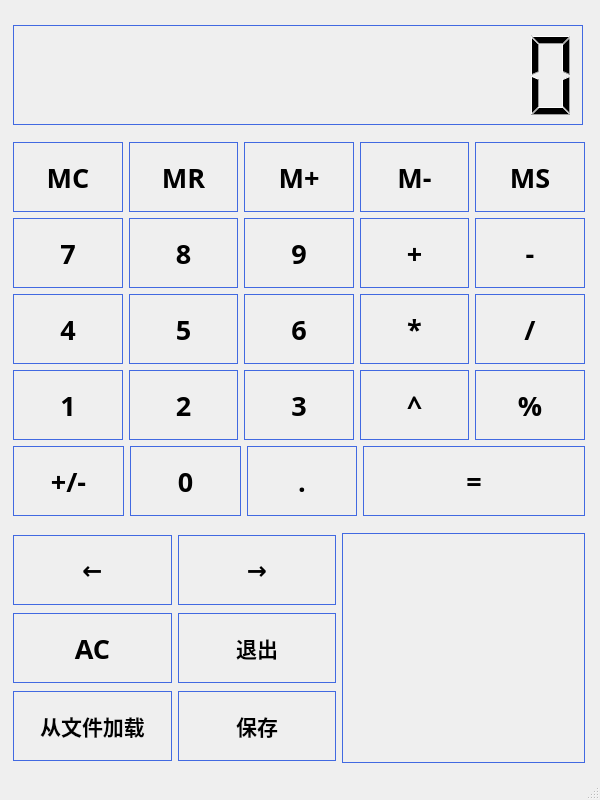
<?xml version="1.0" encoding="UTF-8"?>
<ui version="4.0">
 <class>MainWindow</class>
 <widget class="QMainWindow" name="MainWindow">
  <property name="geometry">
   <rect>
    <x>0</x>
    <y>0</y>
    <width>600</width>
    <height>800</height>
   </rect>
  </property>
  <property name="minimumSize">
   <size>
    <width>600</width>
    <height>800</height>
   </size>
  </property>
  <property name="maximumSize">
   <size>
    <width>600</width>
    <height>800</height>
   </size>
  </property>
  <property name="windowTitle">
   <string>MainWindow</string>
  </property>
  <property name="styleSheet">
   <string notr="true"/>
  </property>
  <widget class="QWidget" name="centralwidget">
   <widget class="QWidget" name="layoutWidget">
    <property name="geometry">
     <rect>
      <x>13</x>
      <y>14</y>
      <width>572</width>
      <height>761</height>
     </rect>
    </property>
    <layout class="QVBoxLayout" name="verticalLayout_2">
     <item>
      <widget class="QLCDNumber" name="lcd_display">
       <property name="minimumSize">
        <size>
         <width>570</width>
         <height>100</height>
        </size>
       </property>
       <property name="maximumSize">
        <size>
         <width>570</width>
         <height>100</height>
        </size>
       </property>
       <property name="styleSheet">
        <string notr="true">border-width: 1px;border-style: solid;border-color: rgb(65,105,225);</string>
       </property>
       <property name="digitCount">
        <number>12</number>
       </property>
       <property name="segmentStyle">
        <enum>QLCDNumber::Filled</enum>
       </property>
       <property name="intValue" stdset="0">
        <number>0</number>
       </property>
      </widget>
     </item>
     <item>
      <layout class="QVBoxLayout" name="verticalLayout">
       <item>
        <layout class="QHBoxLayout" name="horizontalLayout" stretch="1,1,1,1,1">
         <item>
          <widget class="QPushButton" name="btn_mc">
           <property name="minimumSize">
            <size>
             <width>0</width>
             <height>70</height>
            </size>
           </property>
           <property name="font">
            <font>
             <family>Bahnschrift</family>
             <pointsize>20</pointsize>
             <weight>75</weight>
             <bold>true</bold>
            </font>
           </property>
           <property name="toolTip">
            <string>清除所有记忆</string>
           </property>
           <property name="styleSheet">
            <string notr="true">border-width: 1px;border-style: solid;border-color: rgb(65,105,225);</string>
           </property>
           <property name="text">
            <string>MC</string>
           </property>
          </widget>
         </item>
         <item>
          <widget class="QPushButton" name="btn_mr">
           <property name="minimumSize">
            <size>
             <width>0</width>
             <height>70</height>
            </size>
           </property>
           <property name="font">
            <font>
             <family>Bahnschrift</family>
             <pointsize>20</pointsize>
             <weight>75</weight>
             <bold>true</bold>
            </font>
           </property>
           <property name="toolTip">
            <string>记忆读出</string>
           </property>
           <property name="styleSheet">
            <string notr="true">border-width: 1px;border-style: solid;border-color: rgb(65,105,225);</string>
           </property>
           <property name="text">
            <string>MR</string>
           </property>
          </widget>
         </item>
         <item>
          <widget class="QPushButton" name="btn_mp">
           <property name="minimumSize">
            <size>
             <width>0</width>
             <height>70</height>
            </size>
           </property>
           <property name="font">
            <font>
             <family>Bahnschrift</family>
             <pointsize>20</pointsize>
             <weight>75</weight>
             <bold>true</bold>
            </font>
           </property>
           <property name="toolTip">
            <string>记忆加法</string>
           </property>
           <property name="styleSheet">
            <string notr="true">border-width: 1px;border-style: solid;border-color: rgb(65,105,225);</string>
           </property>
           <property name="text">
            <string>M+</string>
           </property>
          </widget>
         </item>
         <item>
          <widget class="QPushButton" name="btn_mm">
           <property name="minimumSize">
            <size>
             <width>0</width>
             <height>70</height>
            </size>
           </property>
           <property name="font">
            <font>
             <family>Bahnschrift</family>
             <pointsize>20</pointsize>
             <weight>75</weight>
             <bold>true</bold>
            </font>
           </property>
           <property name="toolTip">
            <string>记忆减法</string>
           </property>
           <property name="styleSheet">
            <string notr="true">border-width: 1px;border-style: solid;border-color: rgb(65,105,225);</string>
           </property>
           <property name="text">
            <string>M-</string>
           </property>
          </widget>
         </item>
         <item>
          <widget class="QPushButton" name="btn_ms">
           <property name="minimumSize">
            <size>
             <width>0</width>
             <height>70</height>
            </size>
           </property>
           <property name="font">
            <font>
             <family>Bahnschrift</family>
             <pointsize>20</pointsize>
             <weight>75</weight>
             <bold>true</bold>
            </font>
           </property>
           <property name="toolTip">
            <string>记忆存储</string>
           </property>
           <property name="styleSheet">
            <string notr="true">border-width: 1px;border-style: solid;border-color: rgb(65,105,225);</string>
           </property>
           <property name="text">
            <string>MS</string>
           </property>
          </widget>
         </item>
        </layout>
       </item>
       <item>
        <layout class="QHBoxLayout" name="horizontalLayout_2" stretch="1,1,1,1,1">
         <item>
          <widget class="QPushButton" name="btn7">
           <property name="minimumSize">
            <size>
             <width>0</width>
             <height>70</height>
            </size>
           </property>
           <property name="font">
            <font>
             <family>Bahnschrift</family>
             <pointsize>20</pointsize>
             <weight>75</weight>
             <bold>true</bold>
            </font>
           </property>
           <property name="styleSheet">
            <string notr="true">border-width: 1px;border-style: solid;border-color: rgb(65,105,225);</string>
           </property>
           <property name="text">
            <string>7</string>
           </property>
          </widget>
         </item>
         <item>
          <widget class="QPushButton" name="btn8">
           <property name="minimumSize">
            <size>
             <width>0</width>
             <height>70</height>
            </size>
           </property>
           <property name="font">
            <font>
             <family>Bahnschrift</family>
             <pointsize>20</pointsize>
             <weight>75</weight>
             <bold>true</bold>
            </font>
           </property>
           <property name="styleSheet">
            <string notr="true">border-width: 1px;border-style: solid;border-color: rgb(65,105,225);</string>
           </property>
           <property name="text">
            <string>8</string>
           </property>
          </widget>
         </item>
         <item>
          <widget class="QPushButton" name="btn9">
           <property name="minimumSize">
            <size>
             <width>0</width>
             <height>70</height>
            </size>
           </property>
           <property name="font">
            <font>
             <family>Bahnschrift</family>
             <pointsize>20</pointsize>
             <weight>75</weight>
             <bold>true</bold>
            </font>
           </property>
           <property name="styleSheet">
            <string notr="true">border-width: 1px;border-style: solid;border-color: rgb(65,105,225);</string>
           </property>
           <property name="text">
            <string>9</string>
           </property>
          </widget>
         </item>
         <item>
          <widget class="QPushButton" name="btn_plus">
           <property name="minimumSize">
            <size>
             <width>0</width>
             <height>70</height>
            </size>
           </property>
           <property name="font">
            <font>
             <family>Bahnschrift</family>
             <pointsize>20</pointsize>
             <weight>75</weight>
             <bold>true</bold>
            </font>
           </property>
           <property name="toolTip">
            <string>加</string>
           </property>
           <property name="styleSheet">
            <string notr="true">border-width: 1px;border-style: solid;border-color: rgb(65,105,225);</string>
           </property>
           <property name="text">
            <string>+</string>
           </property>
          </widget>
         </item>
         <item>
          <widget class="QPushButton" name="btn_minus">
           <property name="minimumSize">
            <size>
             <width>0</width>
             <height>70</height>
            </size>
           </property>
           <property name="font">
            <font>
             <family>Bahnschrift</family>
             <pointsize>20</pointsize>
             <weight>75</weight>
             <bold>true</bold>
            </font>
           </property>
           <property name="toolTip">
            <string>减</string>
           </property>
           <property name="styleSheet">
            <string notr="true">border-width: 1px;border-style: solid;border-color: rgb(65,105,225);</string>
           </property>
           <property name="text">
            <string>-</string>
           </property>
          </widget>
         </item>
        </layout>
       </item>
       <item>
        <layout class="QHBoxLayout" name="horizontalLayout_3" stretch="1,1,1,1,1">
         <item>
          <widget class="QPushButton" name="btn4">
           <property name="minimumSize">
            <size>
             <width>0</width>
             <height>70</height>
            </size>
           </property>
           <property name="font">
            <font>
             <family>Bahnschrift</family>
             <pointsize>20</pointsize>
             <weight>75</weight>
             <bold>true</bold>
            </font>
           </property>
           <property name="styleSheet">
            <string notr="true">border-width: 1px;border-style: solid;border-color: rgb(65,105,225);</string>
           </property>
           <property name="text">
            <string>4</string>
           </property>
          </widget>
         </item>
         <item>
          <widget class="QPushButton" name="btn5">
           <property name="minimumSize">
            <size>
             <width>0</width>
             <height>70</height>
            </size>
           </property>
           <property name="font">
            <font>
             <family>Bahnschrift</family>
             <pointsize>20</pointsize>
             <weight>75</weight>
             <bold>true</bold>
            </font>
           </property>
           <property name="styleSheet">
            <string notr="true">border-width: 1px;border-style: solid;border-color: rgb(65,105,225);</string>
           </property>
           <property name="text">
            <string>5</string>
           </property>
          </widget>
         </item>
         <item>
          <widget class="QPushButton" name="btn6">
           <property name="minimumSize">
            <size>
             <width>0</width>
             <height>70</height>
            </size>
           </property>
           <property name="font">
            <font>
             <family>Bahnschrift</family>
             <pointsize>20</pointsize>
             <weight>75</weight>
             <bold>true</bold>
            </font>
           </property>
           <property name="styleSheet">
            <string notr="true">border-width: 1px;border-style: solid;border-color: rgb(65,105,225);</string>
           </property>
           <property name="text">
            <string>6</string>
           </property>
          </widget>
         </item>
         <item>
          <widget class="QPushButton" name="btn_mul">
           <property name="minimumSize">
            <size>
             <width>0</width>
             <height>70</height>
            </size>
           </property>
           <property name="font">
            <font>
             <family>Bahnschrift</family>
             <pointsize>20</pointsize>
             <weight>75</weight>
             <bold>true</bold>
            </font>
           </property>
           <property name="toolTip">
            <string>乘</string>
           </property>
           <property name="styleSheet">
            <string notr="true">border-width: 1px;border-style: solid;border-color: rgb(65,105,225);</string>
           </property>
           <property name="text">
            <string>*</string>
           </property>
          </widget>
         </item>
         <item>
          <widget class="QPushButton" name="btn_div">
           <property name="minimumSize">
            <size>
             <width>0</width>
             <height>70</height>
            </size>
           </property>
           <property name="font">
            <font>
             <family>Bahnschrift</family>
             <pointsize>20</pointsize>
             <weight>75</weight>
             <bold>true</bold>
            </font>
           </property>
           <property name="toolTip">
            <string>除</string>
           </property>
           <property name="styleSheet">
            <string notr="true">border-width: 1px;border-style: solid;border-color: rgb(65,105,225);</string>
           </property>
           <property name="text">
            <string>/</string>
           </property>
          </widget>
         </item>
        </layout>
       </item>
       <item>
        <layout class="QHBoxLayout" name="horizontalLayout_4" stretch="1,1,1,1,1">
         <item>
          <widget class="QPushButton" name="btn1">
           <property name="minimumSize">
            <size>
             <width>0</width>
             <height>70</height>
            </size>
           </property>
           <property name="font">
            <font>
             <family>Bahnschrift</family>
             <pointsize>20</pointsize>
             <weight>75</weight>
             <bold>true</bold>
            </font>
           </property>
           <property name="styleSheet">
            <string notr="true">border-width: 1px;border-style: solid;border-color: rgb(65,105,225);</string>
           </property>
           <property name="text">
            <string>1</string>
           </property>
          </widget>
         </item>
         <item>
          <widget class="QPushButton" name="btn2">
           <property name="minimumSize">
            <size>
             <width>0</width>
             <height>70</height>
            </size>
           </property>
           <property name="font">
            <font>
             <family>Bahnschrift</family>
             <pointsize>20</pointsize>
             <weight>75</weight>
             <bold>true</bold>
            </font>
           </property>
           <property name="styleSheet">
            <string notr="true">border-width: 1px;border-style: solid;border-color: rgb(65,105,225);</string>
           </property>
           <property name="text">
            <string>2</string>
           </property>
          </widget>
         </item>
         <item>
          <widget class="QPushButton" name="btn3">
           <property name="minimumSize">
            <size>
             <width>0</width>
             <height>70</height>
            </size>
           </property>
           <property name="font">
            <font>
             <family>Bahnschrift</family>
             <pointsize>20</pointsize>
             <weight>75</weight>
             <bold>true</bold>
            </font>
           </property>
           <property name="styleSheet">
            <string notr="true">border-width: 1px;border-style: solid;border-color: rgb(65,105,225);</string>
           </property>
           <property name="text">
            <string>3</string>
           </property>
          </widget>
         </item>
         <item>
          <widget class="QPushButton" name="btn_pow">
           <property name="minimumSize">
            <size>
             <width>0</width>
             <height>70</height>
            </size>
           </property>
           <property name="font">
            <font>
             <family>Bahnschrift</family>
             <pointsize>20</pointsize>
             <weight>75</weight>
             <bold>true</bold>
            </font>
           </property>
           <property name="toolTip">
            <string>乘方</string>
           </property>
           <property name="styleSheet">
            <string notr="true">border-width: 1px;border-style: solid;border-color: rgb(65,105,225);</string>
           </property>
           <property name="text">
            <string>^</string>
           </property>
          </widget>
         </item>
         <item>
          <widget class="QPushButton" name="btn_mod">
           <property name="minimumSize">
            <size>
             <width>0</width>
             <height>70</height>
            </size>
           </property>
           <property name="font">
            <font>
             <family>Bahnschrift</family>
             <pointsize>20</pointsize>
             <weight>75</weight>
             <bold>true</bold>
            </font>
           </property>
           <property name="toolTip">
            <string>取模</string>
           </property>
           <property name="styleSheet">
            <string notr="true">border-width: 1px;border-style: solid;border-color: rgb(65,105,225);</string>
           </property>
           <property name="text">
            <string>%</string>
           </property>
          </widget>
         </item>
        </layout>
       </item>
       <item>
        <layout class="QHBoxLayout" name="horizontalLayout_5" stretch="1,1,1,2">
         <item>
          <widget class="QPushButton" name="btn_reverse">
           <property name="minimumSize">
            <size>
             <width>0</width>
             <height>70</height>
            </size>
           </property>
           <property name="font">
            <font>
             <family>Bahnschrift</family>
             <pointsize>20</pointsize>
             <weight>75</weight>
             <bold>true</bold>
            </font>
           </property>
           <property name="toolTip">
            <string>符号反转</string>
           </property>
           <property name="styleSheet">
            <string notr="true">border-width: 1px;border-style: solid;border-color: rgb(65,105,225);</string>
           </property>
           <property name="text">
            <string>+/-</string>
           </property>
          </widget>
         </item>
         <item>
          <widget class="QPushButton" name="btn0">
           <property name="minimumSize">
            <size>
             <width>0</width>
             <height>70</height>
            </size>
           </property>
           <property name="font">
            <font>
             <family>Bahnschrift</family>
             <pointsize>20</pointsize>
             <weight>75</weight>
             <bold>true</bold>
            </font>
           </property>
           <property name="styleSheet">
            <string notr="true">border-width: 1px;border-style: solid;border-color: rgb(65,105,225);</string>
           </property>
           <property name="text">
            <string>0</string>
           </property>
          </widget>
         </item>
         <item>
          <widget class="QPushButton" name="btn_dot">
           <property name="minimumSize">
            <size>
             <width>0</width>
             <height>70</height>
            </size>
           </property>
           <property name="font">
            <font>
             <family>Bahnschrift</family>
             <pointsize>20</pointsize>
             <weight>75</weight>
             <bold>true</bold>
            </font>
           </property>
           <property name="toolTip">
            <string>小数点</string>
           </property>
           <property name="styleSheet">
            <string notr="true">border-width: 1px;border-style: solid;border-color: rgb(65,105,225);</string>
           </property>
           <property name="text">
            <string>.</string>
           </property>
          </widget>
         </item>
         <item>
          <widget class="QPushButton" name="btn_eq">
           <property name="minimumSize">
            <size>
             <width>0</width>
             <height>70</height>
            </size>
           </property>
           <property name="font">
            <font>
             <family>Bahnschrift</family>
             <pointsize>20</pointsize>
             <weight>75</weight>
             <bold>true</bold>
            </font>
           </property>
           <property name="toolTip">
            <string>等于</string>
           </property>
           <property name="styleSheet">
            <string notr="true">border-width: 1px;border-style: solid;border-color: rgb(65,105,225);</string>
           </property>
           <property name="text">
            <string>=</string>
           </property>
          </widget>
         </item>
        </layout>
       </item>
      </layout>
     </item>
     <item>
      <layout class="QHBoxLayout" name="horizontalLayout_6" stretch="4,3">
       <item>
        <layout class="QGridLayout" name="gridLayout">
         <item row="2" column="1">
          <widget class="QPushButton" name="btn_save">
           <property name="minimumSize">
            <size>
             <width>0</width>
             <height>70</height>
            </size>
           </property>
           <property name="font">
            <font>
             <family>微软雅黑</family>
             <pointsize>16</pointsize>
             <weight>75</weight>
             <bold>true</bold>
            </font>
           </property>
           <property name="toolTip">
            <string>保存计算结果至文件并退出文件计算模式</string>
           </property>
           <property name="styleSheet">
            <string notr="true">border-width: 1px;border-style: solid;border-color: rgb(65,105,225);</string>
           </property>
           <property name="text">
            <string>保存</string>
           </property>
          </widget>
         </item>
         <item row="1" column="0">
          <widget class="QPushButton" name="btn_ac">
           <property name="minimumSize">
            <size>
             <width>0</width>
             <height>70</height>
            </size>
           </property>
           <property name="font">
            <font>
             <family>Bahnschrift</family>
             <pointsize>20</pointsize>
             <weight>75</weight>
             <bold>true</bold>
            </font>
           </property>
           <property name="toolTip">
            <string>清屏或退出文件计算模式</string>
           </property>
           <property name="styleSheet">
            <string notr="true">border-width: 1px;border-style: solid;border-color: rgb(65,105,225);</string>
           </property>
           <property name="text">
            <string>AC</string>
           </property>
          </widget>
         </item>
         <item row="0" column="0">
          <widget class="QPushButton" name="btn_l">
           <property name="minimumSize">
            <size>
             <width>0</width>
             <height>70</height>
            </size>
           </property>
           <property name="font">
            <font>
             <family>Bahnschrift</family>
             <pointsize>18</pointsize>
             <weight>75</weight>
             <bold>true</bold>
            </font>
           </property>
           <property name="toolTip">
            <string>查看屏幕显示数字的第一位</string>
           </property>
           <property name="styleSheet">
            <string notr="true">border-width: 1px;border-style: solid;border-color: rgb(65,105,225);</string>
           </property>
           <property name="text">
            <string>←</string>
           </property>
          </widget>
         </item>
         <item row="1" column="1">
          <widget class="QPushButton" name="btn_exit">
           <property name="minimumSize">
            <size>
             <width>0</width>
             <height>70</height>
            </size>
           </property>
           <property name="font">
            <font>
             <family>微软雅黑</family>
             <pointsize>16</pointsize>
             <weight>75</weight>
             <bold>true</bold>
            </font>
           </property>
           <property name="toolTip">
            <string>退出程序</string>
           </property>
           <property name="styleSheet">
            <string notr="true">border-width: 1px;border-style: solid;border-color: rgb(65,105,225);</string>
           </property>
           <property name="text">
            <string>退出</string>
           </property>
          </widget>
         </item>
         <item row="2" column="0">
          <widget class="QPushButton" name="btn_load">
           <property name="minimumSize">
            <size>
             <width>0</width>
             <height>70</height>
            </size>
           </property>
           <property name="font">
            <font>
             <family>微软雅黑</family>
             <pointsize>16</pointsize>
             <weight>75</weight>
             <bold>true</bold>
            </font>
           </property>
           <property name="toolTip">
            <string>加载包含计算任务的文件</string>
           </property>
           <property name="styleSheet">
            <string notr="true">border-width: 1px;border-style: solid;border-color: rgb(65,105,225);</string>
           </property>
           <property name="text">
            <string>从文件加载</string>
           </property>
          </widget>
         </item>
         <item row="0" column="1">
          <widget class="QPushButton" name="btn_r">
           <property name="minimumSize">
            <size>
             <width>0</width>
             <height>70</height>
            </size>
           </property>
           <property name="font">
            <font>
             <family>Bahnschrift</family>
             <pointsize>18</pointsize>
             <weight>75</weight>
             <bold>true</bold>
            </font>
           </property>
           <property name="toolTip">
            <string>查看后面被屏幕隐藏的位</string>
           </property>
           <property name="styleSheet">
            <string notr="true">border-width: 1px;border-style: solid;border-color: rgb(65,105,225);</string>
           </property>
           <property name="text">
            <string>→</string>
           </property>
          </widget>
         </item>
        </layout>
       </item>
       <item>
        <widget class="QWidget" name="widget" native="true">
         <property name="minimumSize">
          <size>
           <width>0</width>
           <height>220</height>
          </size>
         </property>
         <property name="maximumSize">
          <size>
           <width>16777215</width>
           <height>230</height>
          </size>
         </property>
         <property name="toolTip">
          <string>当前时间</string>
         </property>
         <property name="styleSheet">
          <string notr="true">border-width: 1px;border-style: solid;border-color: rgb(65,105,225);</string>
         </property>
        </widget>
       </item>
      </layout>
     </item>
    </layout>
   </widget>
  </widget>
  <widget class="QMenuBar" name="menubar">
   <property name="geometry">
    <rect>
     <x>0</x>
     <y>0</y>
     <width>600</width>
     <height>26</height>
    </rect>
   </property>
  </widget>
  <widget class="QStatusBar" name="statusbar"/>
 </widget>
 <resources/>
 <connections/>
</ui>
